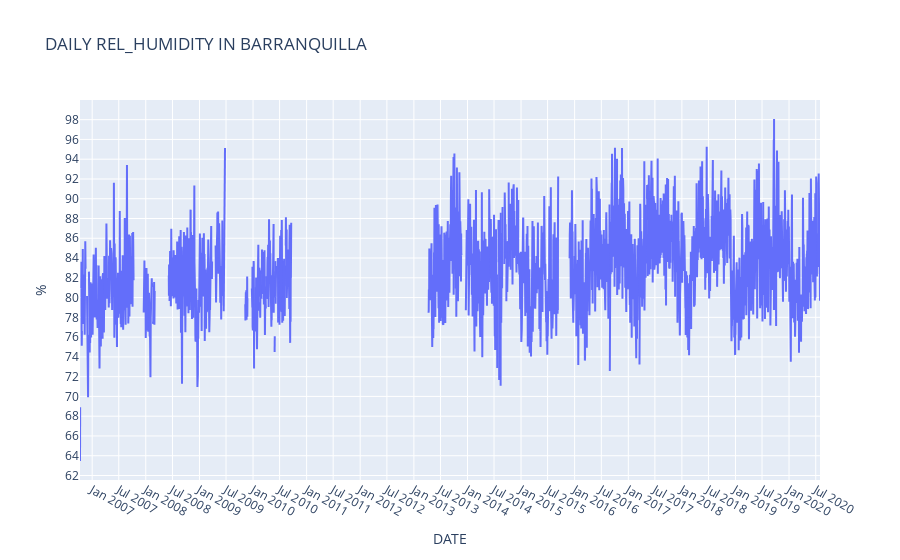

The cell this chart's notebook holds for it:
### Code cell
fig = go.Figure()
plot_hum = go.Scatter(x=df_hum_daily.index,
            y=df_hum_daily[standard_var_name+"_MEAN"], name ="HUM", mode = "lines")
fig.add_trace(plot_hum)
layout = go.Layout(title="DAILY "+standard_var_name+" IN "+municipality_name,
                xaxis=dict(title='DATE'),
                yaxis=dict(title='%'))
fig.update_layout(layout)
fig.update_yaxes(nticks=20)
fig.update_xaxes(nticks=40)
fig.show()

### Figure 1 — Plotly figure (JSON) as saved in the notebook; plotly's stock layout.template omitted (floating-point values rounded to 4 significant figures; data arrays with more than 128 entries replaced by an {"elided": "..."} marker saying what was removed)
{"data": [{"mode": "lines", "name": "HUM", "type": "scatter", "x": {"elided": "5043 str values"}, "y": {"elided": "5043 float values"}}], "layout": {"title": {"text": "DAILY REL_HUMIDITY IN BARRANQUILLA"}, "xaxis": {"nticks": 40, "title": {"text": "DATE"}}, "yaxis": {"nticks": 20, "title": {"text": "%"}}}}
